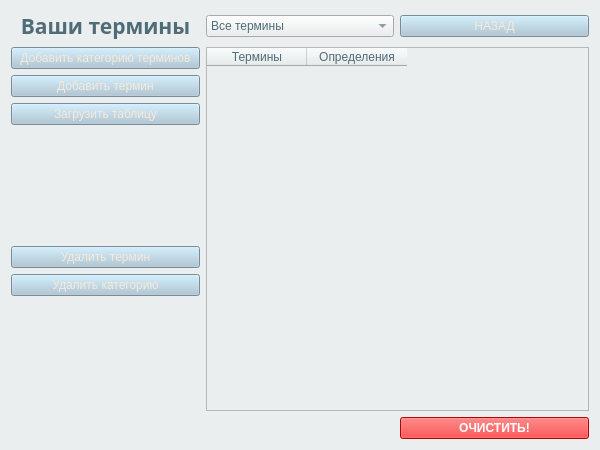
<?xml version="1.0" encoding="UTF-8"?>
<ui version="4.0">
 <class>Form</class>
 <widget class="QWidget" name="Form">
  <property name="geometry">
   <rect>
    <x>0</x>
    <y>0</y>
    <width>600</width>
    <height>450</height>
   </rect>
  </property>
  <property name="minimumSize">
   <size>
    <width>600</width>
    <height>450</height>
   </size>
  </property>
  <property name="maximumSize">
   <size>
    <width>1280</width>
    <height>900</height>
   </size>
  </property>
  <property name="windowTitle">
   <string>Редактирование карточек</string>
  </property>
  <property name="styleSheet">
   <string notr="true">background-color:#EAEEEF;
</string>
  </property>
  <layout class="QGridLayout" name="gridLayout">
   <item row="1" column="1">
    <widget class="QPushButton" name="pushButton">
     <property name="styleSheet">
      <string notr="true">background-color: #A7C4D4;
color: #F6E8DA;</string>
     </property>
     <property name="text">
      <string>Добавить категорию терминов</string>
     </property>
    </widget>
   </item>
   <item row="0" column="3">
    <widget class="QComboBox" name="comboBox">
     <property name="font">
      <font>
       <family>Arial</family>
      </font>
     </property>
     <property name="styleSheet">
      <string notr="true">color:#4F6C77;</string>
     </property>
     <item>
      <property name="text">
       <string>Все термины</string>
      </property>
     </item>
    </widget>
   </item>
   <item row="2" column="1">
    <widget class="QPushButton" name="add">
     <property name="font">
      <font>
       <family>Arial</family>
      </font>
     </property>
     <property name="styleSheet">
      <string notr="true">background-color: #A7C4D4;
color: #F6E8DA;</string>
     </property>
     <property name="text">
      <string>Добавить термин</string>
     </property>
    </widget>
   </item>
   <item row="9" column="4">
    <widget class="QPushButton" name="clear_btn">
     <property name="font">
      <font>
       <family>Arial</family>
       <weight>75</weight>
       <bold>true</bold>
      </font>
     </property>
     <property name="styleSheet">
      <string notr="true">background-color: red;
color: white;</string>
     </property>
     <property name="text">
      <string>ОЧИСТИТЬ!</string>
     </property>
    </widget>
   </item>
   <item row="5" column="1">
    <widget class="QPushButton" name="del_btn">
     <property name="font">
      <font>
       <family>Arial</family>
      </font>
     </property>
     <property name="styleSheet">
      <string notr="true">background-color: #A7C4D4;
color: #F6E8DA;</string>
     </property>
     <property name="text">
      <string>Удалить термин</string>
     </property>
    </widget>
   </item>
   <item row="0" column="1">
    <widget class="QLabel" name="label">
     <property name="font">
      <font>
       <family>Arial Black</family>
       <pointsize>16</pointsize>
       <weight>75</weight>
       <bold>true</bold>
      </font>
     </property>
     <property name="styleSheet">
      <string notr="true">color:#4F6C77;</string>
     </property>
     <property name="text">
      <string>&lt;html&gt;&lt;head/&gt;&lt;body&gt;&lt;p align=&quot;center&quot;&gt;Ваши термины&lt;/p&gt;&lt;/body&gt;&lt;/html&gt;</string>
     </property>
    </widget>
   </item>
   <item row="0" column="4">
    <widget class="QPushButton" name="back">
     <property name="font">
      <font>
       <family>Arial</family>
      </font>
     </property>
     <property name="styleSheet">
      <string notr="true">background-color: #A7C4D4;
color: #F6E8DA;</string>
     </property>
     <property name="text">
      <string>НАЗАД</string>
     </property>
    </widget>
   </item>
   <item row="1" column="3" rowspan="7" colspan="2">
    <widget class="QTableWidget" name="tableWidget">
     <property name="sizePolicy">
      <sizepolicy hsizetype="MinimumExpanding" vsizetype="MinimumExpanding">
       <horstretch>0</horstretch>
       <verstretch>0</verstretch>
      </sizepolicy>
     </property>
     <property name="font">
      <font>
       <family>Arial</family>
       <stylestrategy>PreferDefault</stylestrategy>
      </font>
     </property>
     <property name="styleSheet">
      <string notr="true">background-color:#EAEEEF;
color:#4F6C77;</string>
     </property>
     <property name="sizeAdjustPolicy">
      <enum>QAbstractScrollArea::AdjustToContents</enum>
     </property>
     <property name="editTriggers">
      <set>QAbstractItemView::NoEditTriggers</set>
     </property>
     <property name="selectionMode">
      <enum>QAbstractItemView::NoSelection</enum>
     </property>
     <attribute name="horizontalHeaderMinimumSectionSize">
      <number>37</number>
     </attribute>
     <column>
      <property name="text">
       <string>Термины</string>
      </property>
      <property name="textAlignment">
       <set>AlignCenter</set>
      </property>
     </column>
     <column>
      <property name="text">
       <string>Определения</string>
      </property>
      <property name="textAlignment">
       <set>AlignCenter</set>
      </property>
     </column>
    </widget>
   </item>
   <item row="3" column="1">
    <widget class="QPushButton" name="load_btn">
     <property name="font">
      <font>
       <family>Arial</family>
       <weight>50</weight>
       <bold>false</bold>
      </font>
     </property>
     <property name="styleSheet">
      <string notr="true">background-color: #A7C4D4;
color: #F6E8DA;</string>
     </property>
     <property name="text">
      <string>Загрузить таблицу</string>
     </property>
    </widget>
   </item>
   <item row="6" column="1">
    <widget class="QPushButton" name="del_catergory_button">
     <property name="styleSheet">
      <string notr="true">background-color: #A7C4D4;
color: #F6E8DA;</string>
     </property>
     <property name="text">
      <string>Удалить категорию</string>
     </property>
    </widget>
   </item>
  </layout>
 </widget>
 <resources/>
 <connections/>
</ui>
